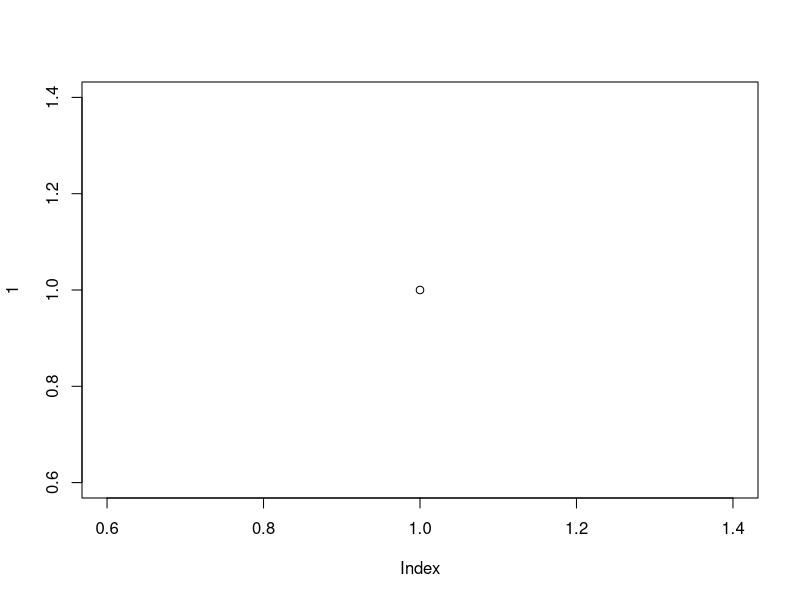
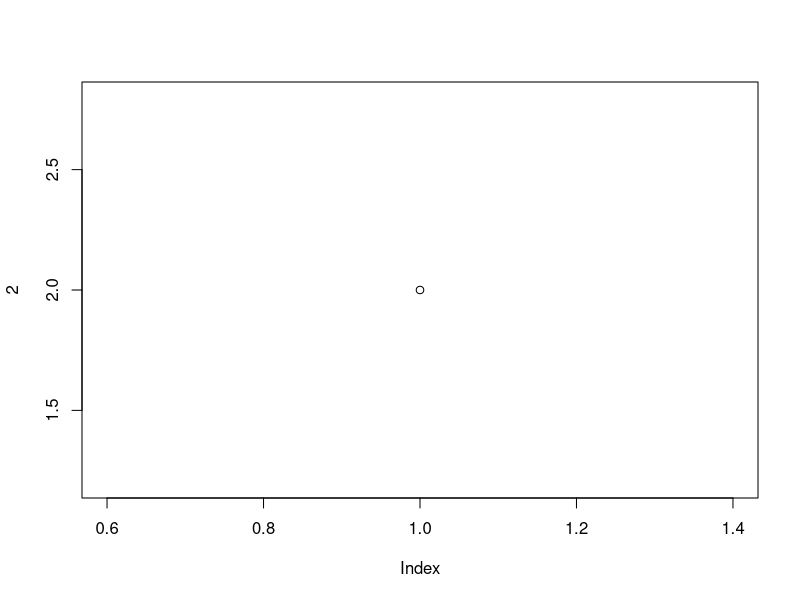

Generate these figures, in order, with R:
## ---- chunk 1
plot(1)
## ---- chunk 2
plot(2)
